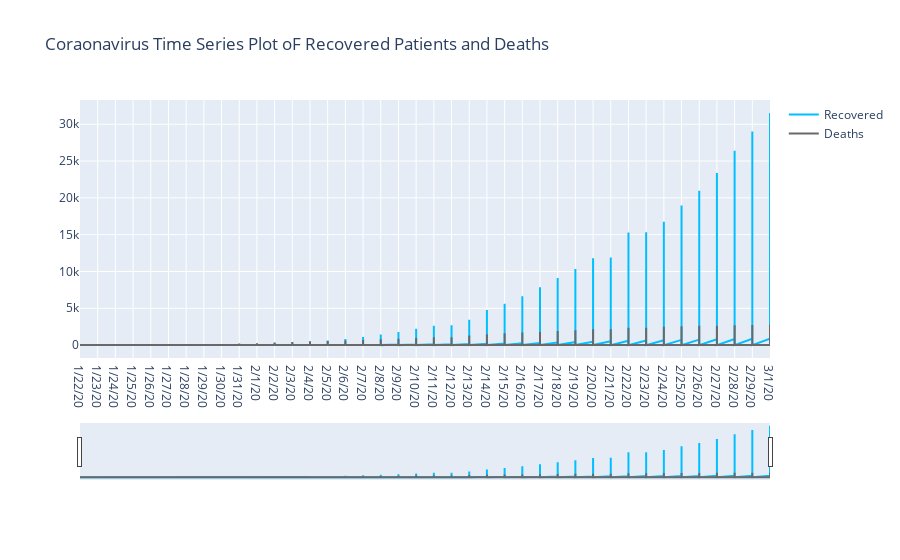

The cell this chart's notebook holds for it:
### Markdown cell above
# Time Series Plot of Recovered Patients and Deaths Due to Coraonavirus

### Code cell
fig = go.Figure()
fig.add_trace(go.Scatter(x=corona_recovered_data_tf.Date, y=corona_recovered_data_tf['Recovered'], name="Recovered",
                         line_color='deepskyblue'))

fig.add_trace(go.Scatter(x=corona_death_data_tf.Date, y=corona_death_data_tf['Deaths'], name="Deaths",
                         line_color='dimgray'))

fig.update_layout(title_text='Coraonavirus Time Series Plot of Recovered Patients and Deaths',
                  xaxis_rangeslider_visible=True)
fig.show()

### Figure 1 — Plotly figure (JSON) as saved in the notebook; plotly's stock layout.template omitted (floating-point values rounded to 4 significant figures; data arrays with more than 128 entries replaced by an {"elided": "..."} marker saying what was removed)
{"data": [{"line": {"color": "deepskyblue"}, "name": "Recovered", "type": "scatter", "x": {"elided": "5000 str values"}, "y": {"elided": "5000 int values"}}, {"line": {"color": "dimgray"}, "name": "Deaths", "type": "scatter", "x": {"elided": "5000 str values"}, "y": {"elided": "5000 int values"}}], "layout": {"title": {"text": "Coraonavirus Time Series Plot oF Recovered Patients and Deaths"}, "xaxis": {"rangeslider": {"visible": true}}}}
